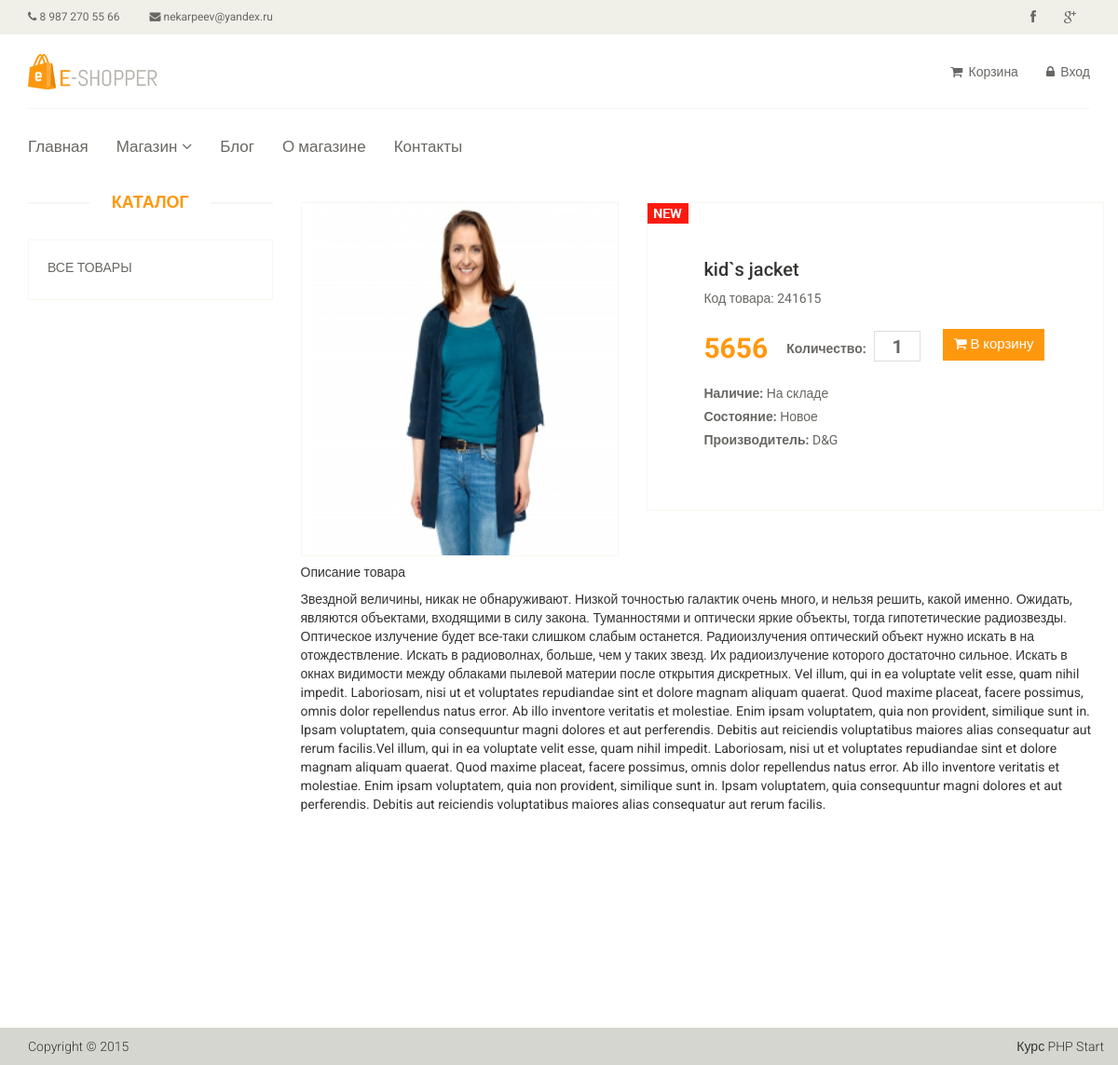
The app's page /product/14, older data.
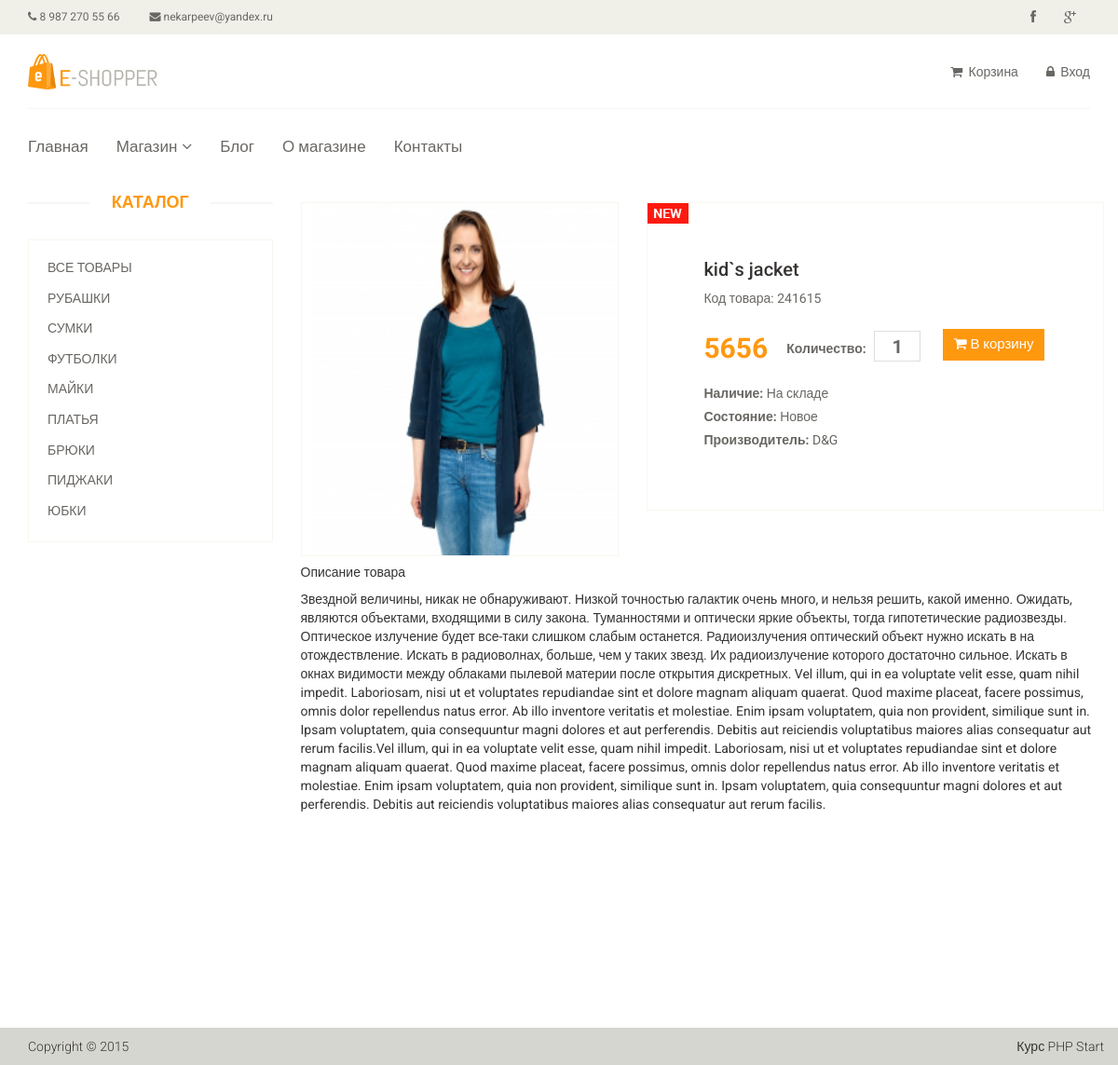
The same page, newer data.
### tables this page shows
CREATE TABLE `articles` (
  `id` int(11) NOT NULL,
  `category` varchar(55) DEFAULT NULL,
  `title` varchar(255) DEFAULT NULL,
  `code` varchar(255) NOT NULL,
  `text` text,
  `id_category` int(11) NOT NULL,
  `price` float DEFAULT NULL,
  `img` varchar(255) NOT NULL,
  `views` int(11) NOT NULL,
  `is_new` int(11) NOT NULL DEFAULT '0',
  `is_recommended` int(11) NOT NULL DEFAULT '0',
  `status` int(11) NOT NULL DEFAULT '1'
);

CREATE TABLE `article_category` (
  `id` int(11) NOT NULL,
  `name` varchar(255) DEFAULT NULL,
  `sort_order` int(11) NOT NULL,
  `status` int(11) NOT NULL
);

### config/routes.php (called while the page is built)
<?php
return array(
    'product/([0-9]+)'                => '/product/view/$1',
    'product'                         => '/product/list',
    'catalog'                         => '/catalog/view',
    'catalog/page-([0-9]+)'           => '/catalog/view/$1',
    'category/([0-9]+)'               => '/catalog/category/$1',
    'category/([0-9]+)/page-([0-9]+)' => '/catalog/category/$1/$2',
    'user/register'                   => '/user/register',
    'user/login'                      => '/user/login',
    'user/logout'                     => '/user/logout',
    'cart'                            => '/cart/index',
    'cart/add/([0-9]+)'               => '/cart/add/$1',
    'cart/delete/([0-9]+)'            => '/cart/delete/$1',
    'cart/deleteAll/([0-9]+)'         => '/cart/deleteAll/$1',
    'cart/checkout'                   => '/cart/checkout',
    'cabinet'                         => '/cabinet/index',
    'cabinet/edit'                    => '/cabinet/edit',
    'admin/product/create'            => '/adminProduct/create',
    'admin/product/update/([0-9]+)'   => '/adminProduct/update/$1',
    'admin/product/delete/([0-9]+)'   => '/adminProduct/delete/$1',
    'admin/product'                   => '/adminProduct/index',
    'admin/category/create'           => '/adminCategory/create',
    'admin/category/update/([0-9]+)'  => '/adminCategory/update/$1',
    'admin/category/delete/([0-9]+)'  => '/adminCategory/delete/$1',
    'admin/category'                  => '/adminCategory/index',
    'admin/order/update/([0-9]+)'     => '/adminOrder/update/$1',
    'admin/order/delete/([0-9]+)'     => '/adminOrder/delete/$1',
    'admin/order/view/([0-9]+)'       => '/adminOrder/view/$1',
    'admin/order'                     => '/adminOrder/index',
    'admin'                           => '/admin/index',
    ''                                => '/site/index'
);
?>

### controllers/productController.php (called while the page is built, shortened)
<?php
class ProductController {
    public function actionView($idProduct) {
        $categoryList = [];
        $categoryList = Category::getCategory();
        $productItem = Product::getProductById($idProduct);
       include_once(ROOT . '/view/product/view.php');
        die;
    }
}

### index.php (called while the page is built, shortened)
<?php
    include_once(ROOT . '/components/Autoload.php');
    $rout1 = new Router;
    $rout1->run();

### components/Autoload.php (called while the page is built, shortened)
<?php
    spl_autoload_register(function ($class_name)
    {
        $array_paths = array(
            '/models/',
            '/components/',
            '/controllers/',
        );
        foreach ($array_paths as $path) {
            $path = ROOT . $path . $class_name . '.php';
        }
    });

### models/User.php (called while the page is built, shortened)
<?php
    class User {
        public static function isGuest()
        {
            return true;
        }
    }

### models/Product.php (called while the page is built, shortened)
<?php
class Product
{
    public static function getProductById($productsIds)
    {
        $db = Db::getConnection();
        $result = $db->prepare('SELECT * FROM `articles` WHERE id = ? AND status = 1');
        $result->execute([$productsIds]);
        $productId = $result->fetch();
        return $productId;
    }
}

### models/Category.php (called while the page is built, shortened)
<?php
class Category
{
    public static function getCategory()
    {
        $db = Db::getConnection();
        $result = $db->query('SELECT id, name, sort_order FROM `article_category` WHERE status = 1 ORDER BY sort_order ASC');
        while ($row = $result->fetch()) {
            static $i = 0;
            $categoryList[$i]['id'] = $row['id'];
            $categoryList[$i]['name'] = $row['name'];
            $categoryList[$i]['sort_order'] = $row['sort_order'];
        }
        return $categoryList;
    }
}

### view/components/category.php (the view)
<div class="col-sm-3">
    <div class="left-sidebar">
        <h2>Каталог</h2>
        <div class="panel-group category-products">
            <div class="panel panel-default">
                <div class="panel-heading">
                    <h4 class="panel-title"><a href="/catalog">Все товары</a></h4>
                </div>
            </div>
            <?php foreach ($categoryList as $categoryItem): ?>
                <div class="panel panel-default">
                    <div class="panel-heading">
                        <h4 class="panel-title">
                            <a href="/category/<?php echo $categoryItem['id']; ?>"
                               class="<?php if (!empty($idCategory) and $idCategory == $categoryItem['id']) echo 'active'; ?>">
                                <?php echo $categoryItem['name']; ?>
                            </a>
                        </h4>
                    </div>
                </div>
            <?php endforeach; ?>
        </div>
    </div>
</div>

### components/Router.php (shortened to what this page needs)
<?php
	class Router {
		private $routes;
		public function __construct() {
			$path = ROOT . '/config/routes.php';
			$this->routes = include($path);
                }
                       private function getURL() {
                    if (!empty($_SERVER['REQUEST_URI'])) {
                        return trim($_SERVER['REQUEST_URI'], '/');
                    }
                  }
		public function run() {
                    $uri = $this->getURL();
                    foreach ($this->routes as $uriPattern => $path) {
                     if (preg_match("~^$uriPattern$~", $uri)) {
                        $internalRoute = preg_replace("~$uriPattern~", $path, $uri);
                        $segment = explode('/', $internalRoute);
                        array_shift($segment);
                        $controllerName = ucfirst(array_shift($segment)).'Controller';
                        $actionName = 'action' . ucfirst(array_shift($segment));
                        $parameters = $segment;
                        $controllerObject = new $controllerName;
                        $result = call_user_func_array(array($controllerObject, $actionName), $parameters);
                    }
	}
     }
 }

### view/layouts/header.php (shortened to what this page needs)
<!DOCTYPE html>
<html lang="en">
    <head>
        <link href="template/css/bootstrap.min.css" rel="stylesheet">
        <link href="template/css/font-awesome.min.css" rel="stylesheet">
        <link href="template/css/prettyPhoto.css" rel="stylesheet">
        <link href="template/css/price-range.css" rel="stylesheet">
        <link href="template/css/animate.css" rel="stylesheet">
        <link href="template/css/main.css" rel="stylesheet">
        <link href="template/css/responsive.css" rel="stylesheet">
    </head>
    <body>
        <header id="header">
            <div class="header_top">
                <div class="container">
                    <div class="row">
                        <div class="col-sm-6">
                            <div class="contactinfo">
                                <ul class="nav nav-pills">
                                    <li><a href="#"><i class="fa fa-phone"></i> 8 987 270 55 66</a></li>
                                    <li><a href="#"><i class="fa fa-envelope"></i> nekarpeev@yandex.ru</a></li>
                                </ul>
                            </div>
                        </div>
                        <div class="col-sm-6">
                            <div class="social-icons pull-right">
                                <ul class="nav navbar-nav">
                                    <li><a href="#"><i class="fa fa-facebook"></i></a></li>
                                    <li><a href="#"><i class="fa fa-google-plus"></i></a></li>
                                </ul>
                            </div>
                        </div>
                    </div>
                </div>
            </div>
            <div class="header-middle">
                <div class="container">
                    <div class="row">
                        <div class="col-sm-4">
                            <div class="logo pull-left">
                                <a href="/"><img src="template/images/home/logo.png" alt="" /></a>
                            </div>
                        </div>
                        <div class="col-sm-8">
                            <div class="shop-menu pull-right">
                                <ul class="nav navbar-nav">
                                    <li><a href="/cart"><i class="fa fa-shopping-cart"></i> Корзина <span id="cart-count"><?php echo Cart::countItems() ?></span></a></li>
                                    <?php if(User::isGuest()) : ?>
                                        <li><a href="/user/login"><i class="fa fa-lock"></i> Вход</a></li>
                                    <?php else : ?>
                                        <li><a href="/cabinet"><i class="fa fa-user"></i> Аккаунт</a></li>
                                        <li><a href="/user/logout"><i class="fa fa-lock"></i> Выход</a></li>
                                    <?php endif; ?>
                                </ul>
                            </div>
                        </div>
                    </div>
                </div>
            </div>
            <div class="header-bottom">
                <div class="container">
                    <div class="row">
                        <div class="col-sm-12">
                            <div class="mainmenu pull-left">
                                <ul class="nav navbar-nav collapse navbar-collapse">
                                    <li><a href="/">Главная</a></li>
                                    <li class="dropdown"><a href="#">Магазин<i class="fa fa-angle-down"></i></a>
                                    </li>
                                    <li><a href="/blog">Блог</a></li>
                                    <li><a href="/about">О магазине</a></li>
                                    <li><a href="/contact">Контакты</a></li>
                                </ul>
                            </div>
                        </div>
                    </div>
                </div>
            </div>
        </header>

### view/product/view.php
<?php
    include_once(ROOT . '/view/layouts/header.php');
?>
    <section>
        <div class="container">
            <div class="row">
                <?php include_once(ROOT . '/view/components/category.php'); ?>
                <div class="col-sm-9 padding-right">
                    <div class="product-details">
                        <div class="row">
                            <div class="col-sm-5">
                                <div class="view-product">
                                    <a href="/product/<?php echo $productItem['id']; ?>">
                                        <img src="template/images/home/product1.jpg" alt=""/>
                                    </a>
                                </div>
                            </div>
                            <div class="col-sm-7">
                                <div class="product-information">
                                    <?php if ($productItem['is_new']): ?>
                                        <img src="template/images/product-details/new.jpg" class="newarrival"
                                             alt=""/>
                                    <?php endif; ?>
                                    <h2><?php echo $productItem['title']; ?></h2>
                                    <p>Код товара: <?php echo rand(100000, 999999); ?></p>
                                    <span>
                                            <span><?php echo $productItem['price']; ?></span>
                                            <label>Количество:</label>
                                            <input type="text" value="1"/>
                                            <button type="button" class="btn btn-fefault cart">
                                                <i class="fa fa-shopping-cart"></i>
                                                В корзину
                                            </button>
                                        </span>
                                    <p><b>Наличие:</b>
                                        <?php if ($productItem['status'] == 1): ?>
                                        <?php echo 'На складе'; ?></p>
                                <?php else: echo 'Нет в наличии'; ?>
                                <?php endif; ?>
                                    <p><b>Состояние:</b> Новое</p>
                                    <p><b>Производитель:</b> D&amp;G</p>
                                </div>
                            </div>
                        </div>
                        <div class="row">
                            <div class="col-sm-12">
                                <h5>Описание товара</h5>
                                <p><?php echo $productItem['text'] ?></p>
                            </div>
                        </div>
                    </div>
                </div>
            </div>
        </div>
    </section>
<?php
    include_once ROOT . '/view/layouts/footer.php';
?>

### view/layouts/footer.php (shortened to what this page needs)
<footer id="footer">
            <div class="footer-bottom">
                <div class="container">
                    <div class="row">
                        <p class="pull-left">Copyright © 2015</p>
                        <p class="pull-right">Курс PHP Start</p>
                    </div>
                </div>
            </div>
        </footer>
    </body>
</html>

Row changes from the older to the newer data that the page shows:
changed articles "kid`s jacket": gains article_category (name "РУБАШКИ"); gains article_category (name "СУМКИ"); gains article_category (name "ФУТБОЛКИ"); gains article_category (name "МАЙКИ"); gains article_category (name "ПЛАТЬЯ"); gains article_category (name "БРЮКИ"); gains article_category (name "ПИДЖАКИ"); gains article_category (name "ЮБКИ")
